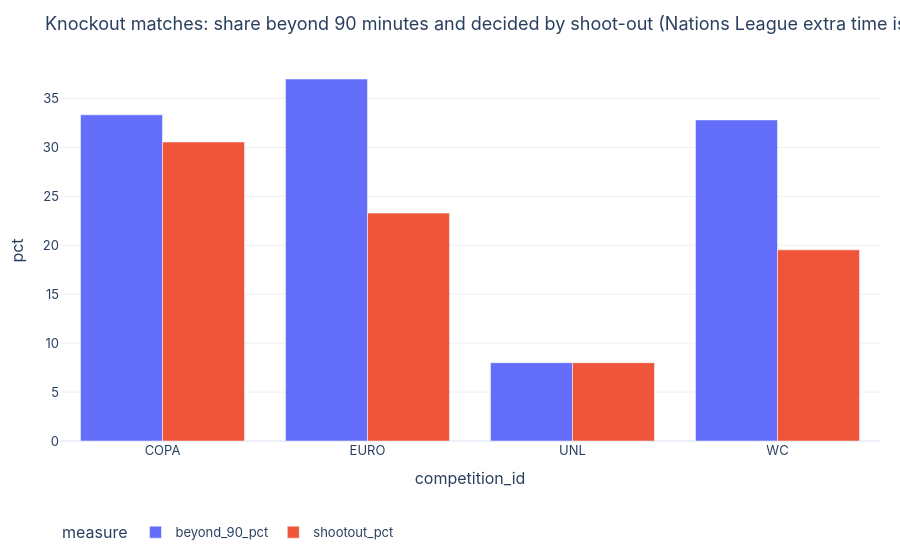

Notebook cell for this chart:
### Code cell
F['D_extra_time_and_shootouts']

### Figure 1 — Plotly figure (JSON) as saved in the notebook; plotly's stock layout.template omitted (floating-point values rounded to 4 significant figures)
{"data": [{"alignmentgroup": "True", "hovertemplate": "measure=beyond_90_pct<br>competition_id=%{x}<br>pct=%{y}<extra></extra>", "legendgroup": "beyond_90_pct", "marker": {"color": "#636efa", "pattern": {"shape": ""}}, "name": "beyond_90_pct", "offsetgroup": "beyond_90_pct", "orientation": "v", "showlegend": true, "textposition": "auto", "type": "bar", "x": ["COPA", "EURO", "UNL", "WC"], "xaxis": "x", "y": [33.33, 36.99, 8.0, 32.81], "yaxis": "y"}, {"alignmentgroup": "True", "hovertemplate": "measure=shootout_pct<br>competition_id=%{x}<br>pct=%{y}<extra></extra>", "legendgroup": "shootout_pct", "marker": {"color": "#EF553B", "pattern": {"shape": ""}}, "name": "shootout_pct", "offsetgroup": "shootout_pct", "orientation": "v", "showlegend": true, "textposition": "auto", "type": "bar", "x": ["COPA", "EURO", "UNL", "WC"], "xaxis": "x", "y": [30.56, 23.29, 8.0, 19.53], "yaxis": "y"}], "layout": {"barmode": "group", "font": {"family": "Inter, Segoe UI, sans-serif", "size": 13}, "legend": {"orientation": "h", "title": {"text": "measure"}, "tracegroupgap": 0, "y": -0.2}, "margin": {"b": 50, "l": 60, "r": 20, "t": 60}, "title": {"text": "Knockout matches: share beyond 90 minutes and decided by shoot-out (Nations League extra time is not recorded)"}, "xaxis": {"anchor": "y", "domain": [0.0, 1.0], "title": {"text": "competition_id"}}, "yaxis": {"anchor": "x", "domain": [0.0, 1.0], "title": {"text": "pct"}}}}
